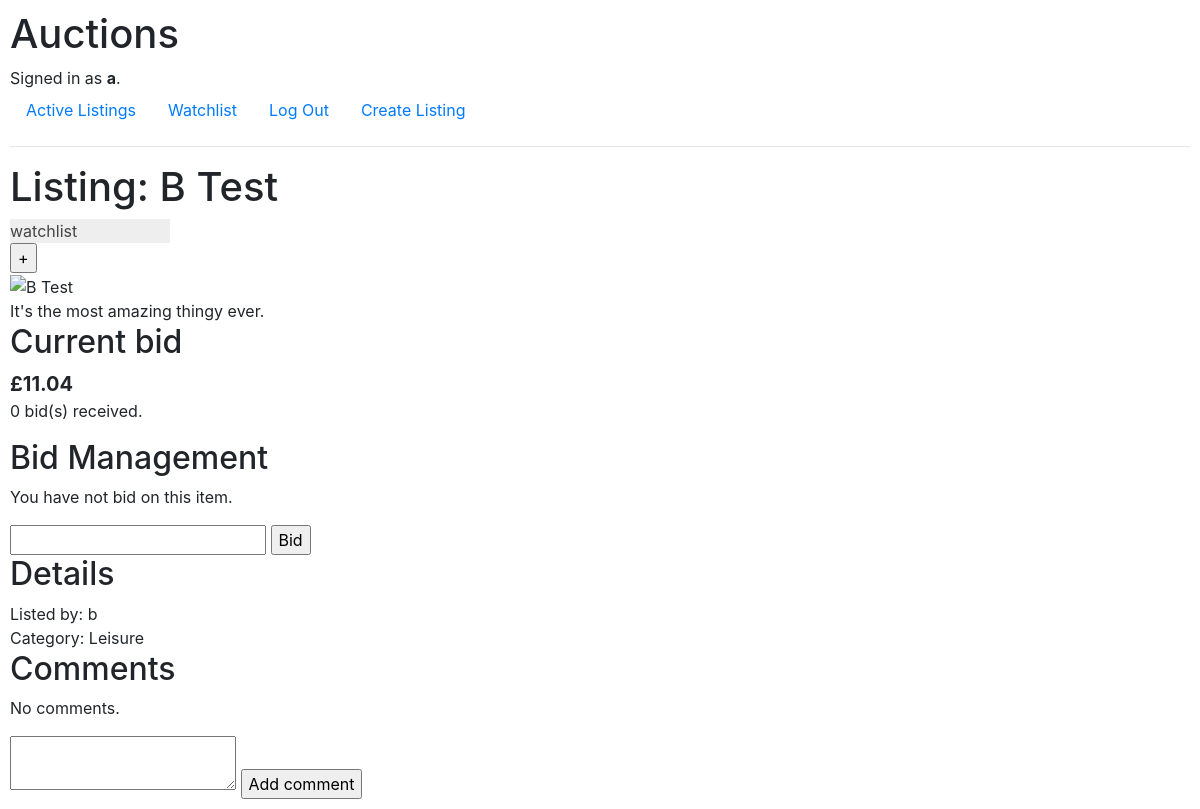
The app's page /listings/4 (signed in), older data.
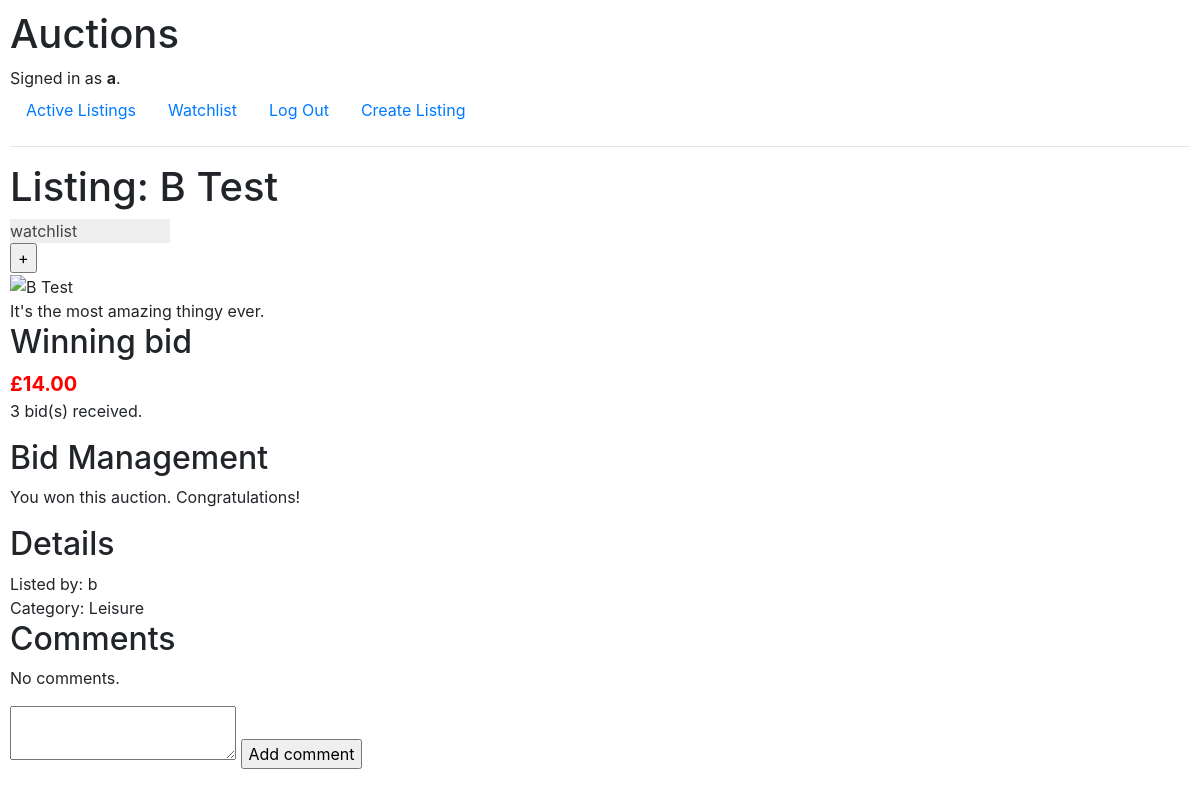
The same page, newer data.
### auctions/models.py (models this page shows, shortened)
class Listing(models.Model):
    CATEGORIES = [
        (CAT_FASHION, "Fashion"),
        (CAT_ELECTRONICS, "Electronics"),
        (CAT_LEISURE, "Sports, Hobbies & Leisure"),
        (CAT_HOME, "Home & Garden"),
        (CAT_MOTOR, "Motors"),
        (CAT_COLLECT, "Collectables & Art"),
        (CAT_BUSINESS, "Business, Office & Industrial Supplies"),
        (CAT_HEALTH, "Health & Beauty"),
        (CAT_MEDIA, "Media"),
        (CAT_MISC, "Others")
    ]
    title = models.CharField(max_length=140)
    description = models.TextField()
    starting_bid = models.DecimalField(max_digits=MAX_BID_DIGITS, decimal_places=2)
    image_url = models.CharField(max_length=2000, blank=True)
    category = models.CharField(max_length=14, choices=CATEGORIES, blank=True)
    created_on = models.DateTimeField(auto_now_add=True)
    closed_on = models.DateTimeField(null=True, blank=True)
    owner = models.ForeignKey(User, on_delete=models.CASCADE, related_name="auctions")
    def final_image_url(self):
        if self.image_url == "":
            return DEFAULT_IMAGE_URL
        else:
            return self.image_url
    def num_bids(self):
        return self.bids.count()
    def high_bid(self):
         return self.bids.order_by('-amount').first()

class User(AbstractUser):
    watching = models.ManyToManyField("Listing", blank=True, related_name="watchers")

class Bid(models.Model):
    bidder = models.ForeignKey(User, on_delete=models.CASCADE, related_name="bids_made")
    listing = models.ForeignKey(Listing, on_delete=models.CASCADE, related_name="bids")
    amount = models.DecimalField(max_digits=MAX_BID_DIGITS, decimal_places=2)
    created_on = models.DateTimeField(auto_now_add=True)
    winning_bid = models.BooleanField(default=False)

### auctions/views.py (the view)
# urls.py: path("listings/<int:listing_id>", views.listing, name="listing"),
def listing(request, listing_id):
    myListing = Listing.objects.get(id=listing_id)
    myListing.image_url = myListing.final_image_url()
    user = User.objects.get(username=request.user)
    watching = myListing in user.watching.all()
    num_bids = myListing.num_bids()
    high_bid = None
    if num_bids == 0:
        current_price = myListing.starting_bid
    else:
        high_bid = myListing.high_bid()
        current_price = high_bid.amount
    user_bids = user.bids_made.filter(listing=myListing)
    user_top_bid = None
    if user_bids.count() > 0:
        user_top_bid = user_bids.order_by('-amount').first()
    c = myListing.comments.all()
    if c:
        comments = c.order_by("-created_on")
    else:
        comments = c
    return render(request, "auctions/listing.html", {
        "listing": myListing,
        "watching": watching,
        "num_bids": num_bids,
        "current_price": current_price,
        "high_bid": high_bid,
        "user_top_bid": user_top_bid,
        "comments": comments
    })

### auctions/templates/auctions/listing.html (shortened to what this page needs)
{% extends "auctions/layout.html" %}
{% block body %}
    <h1>Listing: {{ listing.title }}</h1>
    {% if user.is_authenticated %}
        <div id="watch-status"
            {% if watching %}
                class="watched"
            {% else %}
                class="not-watched"
            {% endif %}
            >watchlist</div>
        <form action="{% url 'watchlist' %}" method="POST">
            <input id="watchlist-button" type="submit"
            {% if watching %}
                value="-"
            {% else %}
                value="+"
            {% endif %}
            >
        </form>
    {% endif %}
    <div id="listing-pic">
        <img src="{{ listing.image_url }}" alt="{{ listing.title }}">
    </div>
    <div id="listing-desc">
        {{ listing.description }}
    </div>
    <div id="listing-bid-container">
        {% if high_bid.winning_bid %}
            <h2>Winning bid</h2>
            <span class="listing-winning-bid">
        {% else %}
            <h2>Current bid</h2>
            <span class="listing-top-bid">
        {% endif %}
        £{{ current_price }}</span>
        <p>{{ num_bids }} bid(s) received.</p>
        {% if user.is_authenticated and user.username == listing.owner.username %}
            <h2>Auction Management</h2>
            {% if not high_bid.winning_bid %}
                <form action="{% url 'close' listing_id=listing.id %}" method="POST">
                    {% csrf_token %}
                    <label for="close-auction">Close auction at £{{ current_price }}</label>
                    <input id="close-auction" name="close_auction" type="submit" value="Close Auction">
                </form>
            {% else %}
                <p>You closed this auction on {{ listing.closed_on }}.</p>
            {% endif %}
        {% elif user.is_authenticated %}
            <h2>Bid Management</h2>
            <p>
            {% if not user_top_bid %}
                You have not bid on this item.
            {% elif high_bid.bidder.username == user.username and not high_bid.winning_bid %}
                Your bid is currently the top bid.
            {% elif not high_bid.winning_bid %}
                Your bid has been beaten.
            {% else %}
                You won this auction. Congratulations!
            {% endif %}
            </p>
            {% if not high_bid.winning_bid %}
                <form action="{% url 'bid' listing_id=listing.id %}" method="POST">
                    <input id="new_bid" type="text" name="new_bid">
                    <input type="submit" value="Bid">
                </form>
            {% endif %}
        {% endif %}
    </div>
    <div id="listing-details">
        <h2>Details</h2>
        Listed by: {{ listing.owner }}<br />
        Category: {{ listing.category }}
    </div>
    <div id="comment-container">
        <h2>Comments</h2>
        {% for comment in comments %}
            <div class="comment-box">
                <div>{{ comment.user.username }}</div>
                <div>{{ comment.created_on }}</div>
                <div>{{ comment.content }}</div>
            </div>
        {% empty %}
            <p>No comments.</p>
        {% endfor %}
        <form action="{% url 'comment' listing.id %}" method="POST">
            <textarea name="new_comment" id="new_comment"></textarea>
            <input type="submit" value="Add comment">
        </form>
    </div>
{% endblock %}

Row changes from the older to the newer data that the page shows:
added Bid: amount "14.00"
Text that changed along with them:
{{ num_bids }}: "0" → "3"
{{ current_price }}: "11.04" → "14.00"
form field value: "Bid" → (not shown)
text no longer shown: "Current bid You have not bid on this item."
text now shown: "Winning bid You won this auction. Congratulations!"
